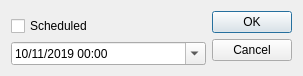
<?xml version="1.0" encoding="UTF-8"?>
<ui version="4.0">
 <class>Dialog</class>
 <widget class="QDialog" name="Dialog">
  <property name="geometry">
   <rect>
    <x>0</x>
    <y>0</y>
    <width>303</width>
    <height>76</height>
   </rect>
  </property>
  <property name="windowTitle">
   <string>Dialog</string>
  </property>
  <layout class="QHBoxLayout" name="horizontalLayout">
   <item>
    <widget class="QWidget" name="widget" native="true">
     <layout class="QVBoxLayout" name="verticalLayout">
      <property name="spacing">
       <number>0</number>
      </property>
      <property name="leftMargin">
       <number>0</number>
      </property>
      <property name="topMargin">
       <number>0</number>
      </property>
      <property name="rightMargin">
       <number>0</number>
      </property>
      <property name="bottomMargin">
       <number>0</number>
      </property>
      <item>
       <widget class="QWidget" name="widget_2" native="true">
        <layout class="QHBoxLayout" name="horizontalLayout_2">
         <property name="spacing">
          <number>0</number>
         </property>
         <property name="leftMargin">
          <number>0</number>
         </property>
         <property name="topMargin">
          <number>0</number>
         </property>
         <property name="rightMargin">
          <number>0</number>
         </property>
         <property name="bottomMargin">
          <number>0</number>
         </property>
         <item>
          <widget class="QCheckBox" name="check_box">
           <property name="text">
            <string>Scheduled</string>
           </property>
          </widget>
         </item>
        </layout>
       </widget>
      </item>
      <item>
       <widget class="QDateTimeEdit" name="datetime_input">
        <property name="date">
         <date>
          <year>2019</year>
          <month>11</month>
          <day>10</day>
         </date>
        </property>
        <property name="displayFormat">
         <string>dd/MM/yyyy hh:mm</string>
        </property>
        <property name="calendarPopup">
         <bool>true</bool>
        </property>
       </widget>
      </item>
     </layout>
    </widget>
   </item>
   <item>
    <widget class="QDialogButtonBox" name="buttonBox">
     <property name="orientation">
      <enum>Qt::Vertical</enum>
     </property>
     <property name="standardButtons">
      <set>QDialogButtonBox::Cancel|QDialogButtonBox::Ok</set>
     </property>
    </widget>
   </item>
  </layout>
 </widget>
 <resources/>
 <connections>
  <connection>
   <sender>buttonBox</sender>
   <signal>accepted()</signal>
   <receiver>Dialog</receiver>
   <slot>accept()</slot>
   <hints>
    <hint type="sourcelabel">
     <x>248</x>
     <y>254</y>
    </hint>
    <hint type="destinationlabel">
     <x>157</x>
     <y>274</y>
    </hint>
   </hints>
  </connection>
  <connection>
   <sender>buttonBox</sender>
   <signal>rejected()</signal>
   <receiver>Dialog</receiver>
   <slot>reject()</slot>
   <hints>
    <hint type="sourcelabel">
     <x>316</x>
     <y>260</y>
    </hint>
    <hint type="destinationlabel">
     <x>286</x>
     <y>274</y>
    </hint>
   </hints>
  </connection>
 </connections>
</ui>
